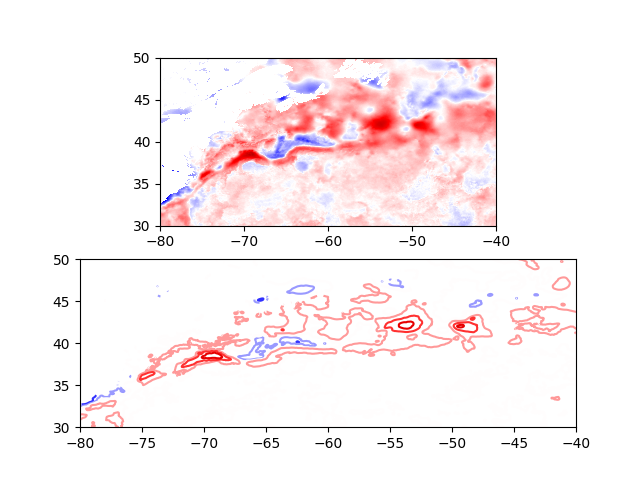

The Python source for this figure:
import numpy as np
import matplotlib as mpl
import matplotlib.pyplot as plt
from mpl_toolkits.basemap import Basemap
from netCDF4 import Dataset

f = Dataset('GHRSST/example/20230101090000-JPL-L4_GHRSST-SSTfnd-MUR-GLOB-v02.0-fv04.1.nc')

lat = f['lat'][:]
lon = f['lon'][:]

lat0 = np.where(lat == 30)[0][0]
lat1 = np.where(lat == 50)[0][0] + 1

lon0 = np.where(lon == -80)[0][0]
lon1 = np.where(lon == -40)[0][0] + 1

sst_anomaly = f['sst_anomaly']
sst_anomaly = np.reshape(sst_anomaly[:,lat0:lat1,lon0:lon1], (lat1-lat0,lon1-lon0))

# normalization of the colormap, min=-10° max=+10°
normalize = mpl.colors.Normalize(-10, 10)

# initialization of the base map, Mercalli lat=[0, 70] lon [-85, 25] (North Atlantic Ocean in RADS)
m = Basemap(projection='merc',llcrnrlat=0,urcrnrlat=70,\
            llcrnrlon=-85,urcrnrlon=25,lat_ts=20,resolution='l')

lonm0, latm0 = m(-85,0)
lonm1, latm1 = m(25,70)

fig, ax = plt.subplots(2, 1)

ax[0].imshow(np.flip(sst_anomaly, axis=0), cmap='seismic', norm=normalize, interpolation='nearest', extent=[lon[lon0],lon[lon1],lat[lat0],lat[lat1]])
ax[1].contour(sst_anomaly, norm=normalize, cmap='seismic', extent=[lon[lon0],lon[lon1],lat[lat0],lat[lat1]])

fig.savefig('example_ghrsst/example_grad_ghrsst.png')
